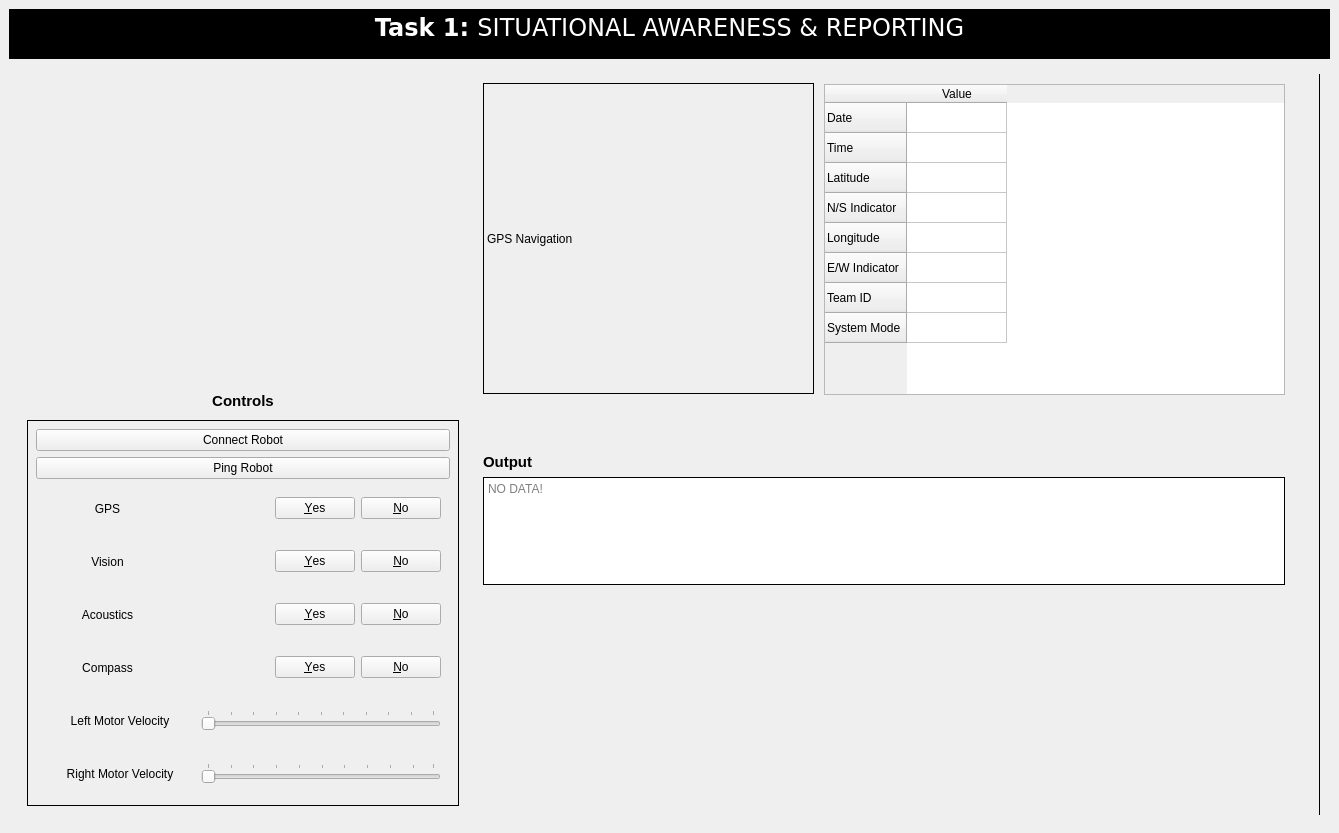
<?xml version="1.0" encoding="UTF-8"?>
<ui version="4.0">
 <class>MainWindow</class>
 <widget class="QMainWindow" name="MainWindow">
  <property name="geometry">
   <rect>
    <x>0</x>
    <y>0</y>
    <width>1339</width>
    <height>833</height>
   </rect>
  </property>
  <property name="sizePolicy">
   <sizepolicy hsizetype="Fixed" vsizetype="Fixed">
    <horstretch>0</horstretch>
    <verstretch>0</verstretch>
   </sizepolicy>
  </property>
  <property name="windowTitle">
   <string>MainWindow</string>
  </property>
  <widget class="QWidget" name="centralwidget">
   <property name="styleSheet">
    <string notr="true"/>
   </property>
   <layout class="QVBoxLayout" name="verticalLayout">
    <item>
     <widget class="QTextBrowser" name="textBrowser_3">
      <property name="sizePolicy">
       <sizepolicy hsizetype="Preferred" vsizetype="Preferred">
        <horstretch>0</horstretch>
        <verstretch>0</verstretch>
       </sizepolicy>
      </property>
      <property name="maximumSize">
       <size>
        <width>16777215</width>
        <height>50</height>
       </size>
      </property>
      <property name="font">
       <font>
        <family>Bitstream Vera Sans</family>
       </font>
      </property>
      <property name="styleSheet">
       <string notr="true">*{
background:rgb(0, 0, 0);
}</string>
      </property>
      <property name="frameShape">
       <enum>QFrame::NoFrame</enum>
      </property>
      <property name="frameShadow">
       <enum>QFrame::Plain</enum>
      </property>
      <property name="html">
       <string>&lt;!DOCTYPE HTML PUBLIC &quot;-//W3C//DTD HTML 4.0//EN&quot; &quot;http://www.w3.org/TR/REC-html40/strict.dtd&quot;&gt;
&lt;html&gt;&lt;head&gt;&lt;meta name=&quot;qrichtext&quot; content=&quot;1&quot; /&gt;&lt;style type=&quot;text/css&quot;&gt;
p, li { white-space: pre-wrap; }
&lt;/style&gt;&lt;/head&gt;&lt;body style=&quot; font-family:'Bitstream Vera Sans'; font-size:12pt; font-weight:400; font-style:normal;&quot;&gt;
&lt;p align=&quot;center&quot; style=&quot; margin-top:0px; margin-bottom:0px; margin-left:0px; margin-right:0px; -qt-block-indent:0; text-indent:0px;&quot;&gt;&lt;span style=&quot; font-size:18pt; font-weight:600; color:#ffffff;&quot;&gt;Task 1: &lt;/span&gt;&lt;span style=&quot; font-family:'Sans Serif'; font-size:18pt; color:#ffffff;&quot;&gt;SITUATIONAL AWARENESS &amp;amp; REPORTING&lt;/span&gt;&lt;/p&gt;&lt;/body&gt;&lt;/html&gt;</string>
      </property>
     </widget>
    </item>
    <item>
     <widget class="QWidget" name="widget" native="true">
      <layout class="QHBoxLayout" name="horizontalLayout">
       <item>
        <widget class="QWidget" name="widget_2" native="true">
         <property name="maximumSize">
          <size>
           <width>450</width>
           <height>16777215</height>
          </size>
         </property>
         <layout class="QVBoxLayout" name="verticalLayout_4">
          <item>
           <widget class="QLabel" name="label_2">
            <property name="maximumSize">
             <size>
              <width>16777215</width>
              <height>300</height>
             </size>
            </property>
            <property name="text">
             <string/>
            </property>
            <property name="pixmap">
             <pixmap resource="images.qrc">:/newPrefix/Images/task_1.png</pixmap>
            </property>
            <property name="scaledContents">
             <bool>true</bool>
            </property>
           </widget>
          </item>
          <item>
           <widget class="QLabel" name="label_7">
            <property name="maximumSize">
             <size>
              <width>16777215</width>
              <height>25</height>
             </size>
            </property>
            <property name="layoutDirection">
             <enum>Qt::LeftToRight</enum>
            </property>
            <property name="text">
             <string>&lt;html&gt;&lt;head/&gt;&lt;body&gt;&lt;p&gt;&lt;span style=&quot; font-size:11pt; font-weight:600;&quot;&gt;Controls&lt;/span&gt;&lt;/p&gt;&lt;/body&gt;&lt;/html&gt;</string>
            </property>
            <property name="alignment">
             <set>Qt::AlignCenter</set>
            </property>
           </widget>
          </item>
          <item>
           <widget class="QWidget" name="widget_8" native="true">
            <property name="styleSheet">
             <string notr="true">#widget_8{
border:1px solid black
}</string>
            </property>
            <layout class="QVBoxLayout" name="verticalLayout_5">
             <item>
              <widget class="QPushButton" name="buttonBox_6">
               <property name="text">
                <string>Connect Robot</string>
               </property>
              </widget>
             </item>
             <item>
              <widget class="QPushButton" name="buttonBox_5">
               <property name="text">
                <string>Ping Robot</string>
               </property>
              </widget>
             </item>
             <item>
              <widget class="QWidget" name="widget_7" native="true">
               <layout class="QHBoxLayout" name="horizontalLayout_4">
                <item>
                 <widget class="QLabel" name="label_8">
                  <property name="minimumSize">
                   <size>
                    <width>125</width>
                    <height>0</height>
                   </size>
                  </property>
                  <property name="layoutDirection">
                   <enum>Qt::LeftToRight</enum>
                  </property>
                  <property name="text">
                   <string>GPS</string>
                  </property>
                  <property name="scaledContents">
                   <bool>true</bool>
                  </property>
                  <property name="alignment">
                   <set>Qt::AlignCenter</set>
                  </property>
                 </widget>
                </item>
                <item>
                 <widget class="QDialogButtonBox" name="buttonBox">
                  <property name="standardButtons">
                   <set>QDialogButtonBox::No|QDialogButtonBox::Yes</set>
                  </property>
                  <property name="centerButtons">
                   <bool>false</bool>
                  </property>
                 </widget>
                </item>
               </layout>
              </widget>
             </item>
             <item>
              <widget class="QWidget" name="widget_17" native="true">
               <layout class="QHBoxLayout" name="horizontalLayout_9">
                <item>
                 <widget class="QLabel" name="label_13">
                  <property name="minimumSize">
                   <size>
                    <width>125</width>
                    <height>0</height>
                   </size>
                  </property>
                  <property name="text">
                   <string>Vision</string>
                  </property>
                  <property name="scaledContents">
                   <bool>true</bool>
                  </property>
                  <property name="alignment">
                   <set>Qt::AlignCenter</set>
                  </property>
                 </widget>
                </item>
                <item>
                 <widget class="QDialogButtonBox" name="buttonBox_4">
                  <property name="standardButtons">
                   <set>QDialogButtonBox::No|QDialogButtonBox::Yes</set>
                  </property>
                  <property name="centerButtons">
                   <bool>false</bool>
                  </property>
                 </widget>
                </item>
               </layout>
              </widget>
             </item>
             <item>
              <widget class="QWidget" name="widget_16" native="true">
               <layout class="QHBoxLayout" name="horizontalLayout_8">
                <item>
                 <widget class="QLabel" name="label_12">
                  <property name="minimumSize">
                   <size>
                    <width>125</width>
                    <height>0</height>
                   </size>
                  </property>
                  <property name="text">
                   <string>Acoustics</string>
                  </property>
                  <property name="scaledContents">
                   <bool>true</bool>
                  </property>
                  <property name="alignment">
                   <set>Qt::AlignCenter</set>
                  </property>
                 </widget>
                </item>
                <item>
                 <widget class="QDialogButtonBox" name="buttonBox_3">
                  <property name="standardButtons">
                   <set>QDialogButtonBox::No|QDialogButtonBox::Yes</set>
                  </property>
                  <property name="centerButtons">
                   <bool>false</bool>
                  </property>
                 </widget>
                </item>
               </layout>
              </widget>
             </item>
             <item>
              <widget class="QWidget" name="widget_15" native="true">
               <layout class="QHBoxLayout" name="horizontalLayout_7">
                <item>
                 <widget class="QLabel" name="label_11">
                  <property name="minimumSize">
                   <size>
                    <width>125</width>
                    <height>0</height>
                   </size>
                  </property>
                  <property name="text">
                   <string>Compass</string>
                  </property>
                  <property name="scaledContents">
                   <bool>true</bool>
                  </property>
                  <property name="alignment">
                   <set>Qt::AlignCenter</set>
                  </property>
                 </widget>
                </item>
                <item>
                 <widget class="QDialogButtonBox" name="buttonBox_2">
                  <property name="standardButtons">
                   <set>QDialogButtonBox::No|QDialogButtonBox::Yes</set>
                  </property>
                  <property name="centerButtons">
                   <bool>false</bool>
                  </property>
                 </widget>
                </item>
               </layout>
              </widget>
             </item>
             <item>
              <widget class="QWidget" name="widget_12" native="true">
               <layout class="QHBoxLayout" name="horizontalLayout_5">
                <item>
                 <widget class="QLabel" name="label_10">
                  <property name="minimumSize">
                   <size>
                    <width>150</width>
                    <height>0</height>
                   </size>
                  </property>
                  <property name="text">
                   <string>Left Motor Velocity</string>
                  </property>
                  <property name="alignment">
                   <set>Qt::AlignCenter</set>
                  </property>
                 </widget>
                </item>
                <item>
                 <widget class="QSlider" name="horizontalSlider">
                  <property name="maximum">
                   <number>100</number>
                  </property>
                  <property name="orientation">
                   <enum>Qt::Horizontal</enum>
                  </property>
                  <property name="tickPosition">
                   <enum>QSlider::TicksAbove</enum>
                  </property>
                  <property name="tickInterval">
                   <number>10</number>
                  </property>
                 </widget>
                </item>
               </layout>
              </widget>
             </item>
             <item>
              <widget class="QWidget" name="widget_13" native="true">
               <layout class="QHBoxLayout" name="horizontalLayout_6">
                <item>
                 <widget class="QLabel" name="label_9">
                  <property name="minimumSize">
                   <size>
                    <width>150</width>
                    <height>0</height>
                   </size>
                  </property>
                  <property name="text">
                   <string>Right Motor Velocity</string>
                  </property>
                  <property name="alignment">
                   <set>Qt::AlignCenter</set>
                  </property>
                 </widget>
                </item>
                <item>
                 <widget class="QSlider" name="horizontalSlider_2">
                  <property name="orientation">
                   <enum>Qt::Horizontal</enum>
                  </property>
                  <property name="tickPosition">
                   <enum>QSlider::TicksAbove</enum>
                  </property>
                  <property name="tickInterval">
                   <number>10</number>
                  </property>
                 </widget>
                </item>
               </layout>
              </widget>
             </item>
            </layout>
           </widget>
          </item>
         </layout>
        </widget>
       </item>
       <item>
        <widget class="QWidget" name="widget_3" native="true">
         <property name="maximumSize">
          <size>
           <width>16777215</width>
           <height>16777215</height>
          </size>
         </property>
         <widget class="QWidget" name="widget_6" native="true">
          <property name="geometry">
           <rect>
            <x>0</x>
            <y>370</y>
            <width>820</width>
            <height>150</height>
           </rect>
          </property>
          <property name="sizePolicy">
           <sizepolicy hsizetype="Ignored" vsizetype="Fixed">
            <horstretch>0</horstretch>
            <verstretch>0</verstretch>
           </sizepolicy>
          </property>
          <property name="maximumSize">
           <size>
            <width>16777215</width>
            <height>150</height>
           </size>
          </property>
          <layout class="QVBoxLayout" name="verticalLayout_3">
           <item>
            <widget class="QWidget" name="widget_4" native="true">
             <layout class="QVBoxLayout" name="verticalLayout_2">
              <item>
               <widget class="QLabel" name="label">
                <property name="text">
                 <string>&lt;html&gt;&lt;head/&gt;&lt;body&gt;&lt;p&gt;&lt;span style=&quot; font-size:11pt; font-weight:600;&quot;&gt;Output&lt;/span&gt;&lt;/p&gt;&lt;/body&gt;&lt;/html&gt;</string>
                </property>
               </widget>
              </item>
              <item>
               <widget class="QTextBrowser" name="hb_output">
                <property name="sizePolicy">
                 <sizepolicy hsizetype="Expanding" vsizetype="Preferred">
                  <horstretch>0</horstretch>
                  <verstretch>0</verstretch>
                 </sizepolicy>
                </property>
                <property name="frameShape">
                 <enum>QFrame::Box</enum>
                </property>
                <property name="frameShadow">
                 <enum>QFrame::Plain</enum>
                </property>
                <property name="sizeAdjustPolicy">
                 <enum>QAbstractScrollArea::AdjustIgnored</enum>
                </property>
                <property name="placeholderText">
                 <string>NO DATA!</string>
                </property>
               </widget>
              </item>
             </layout>
            </widget>
           </item>
          </layout>
         </widget>
         <widget class="QLabel" name="label_6">
          <property name="geometry">
           <rect>
            <x>9</x>
            <y>9</y>
            <width>331</width>
            <height>311</height>
           </rect>
          </property>
          <property name="frameShape">
           <enum>QFrame::Box</enum>
          </property>
          <property name="text">
           <string>GPS Navigation</string>
          </property>
          <property name="scaledContents">
           <bool>true</bool>
          </property>
         </widget>
         <widget class="QTableWidget" name="tableWidget">
          <property name="geometry">
           <rect>
            <x>350</x>
            <y>10</y>
            <width>461</width>
            <height>311</height>
           </rect>
          </property>
          <property name="sizePolicy">
           <sizepolicy hsizetype="Fixed" vsizetype="Preferred">
            <horstretch>0</horstretch>
            <verstretch>0</verstretch>
           </sizepolicy>
          </property>
          <property name="maximumSize">
           <size>
            <width>674</width>
            <height>16777215</height>
           </size>
          </property>
          <row>
           <property name="text">
            <string>Date</string>
           </property>
          </row>
          <row>
           <property name="text">
            <string>Time</string>
           </property>
          </row>
          <row>
           <property name="text">
            <string>Latitude</string>
           </property>
          </row>
          <row>
           <property name="text">
            <string>N/S Indicator</string>
           </property>
          </row>
          <row>
           <property name="text">
            <string>Longitude</string>
           </property>
          </row>
          <row>
           <property name="text">
            <string>E/W Indicator</string>
           </property>
          </row>
          <row>
           <property name="text">
            <string>Team ID</string>
           </property>
          </row>
          <row>
           <property name="text">
            <string>System Mode</string>
           </property>
          </row>
          <column>
           <property name="text">
            <string>Value</string>
           </property>
           <property name="textAlignment">
            <set>AlignCenter</set>
           </property>
          </column>
         </widget>
        </widget>
       </item>
       <item>
        <widget class="Line" name="line">
         <property name="frameShadow">
          <enum>QFrame::Plain</enum>
         </property>
         <property name="orientation">
          <enum>Qt::Vertical</enum>
         </property>
        </widget>
       </item>
      </layout>
     </widget>
    </item>
   </layout>
  </widget>
  <action name="actionExit">
   <property name="text">
    <string>Exit</string>
   </property>
  </action>
  <action name="actionClose">
   <property name="text">
    <string>Close</string>
   </property>
  </action>
 </widget>
 <resources>
  <include location="images.qrc"/>
  <include location="images.qrc"/>
 </resources>
 <connections/>
</ui>
